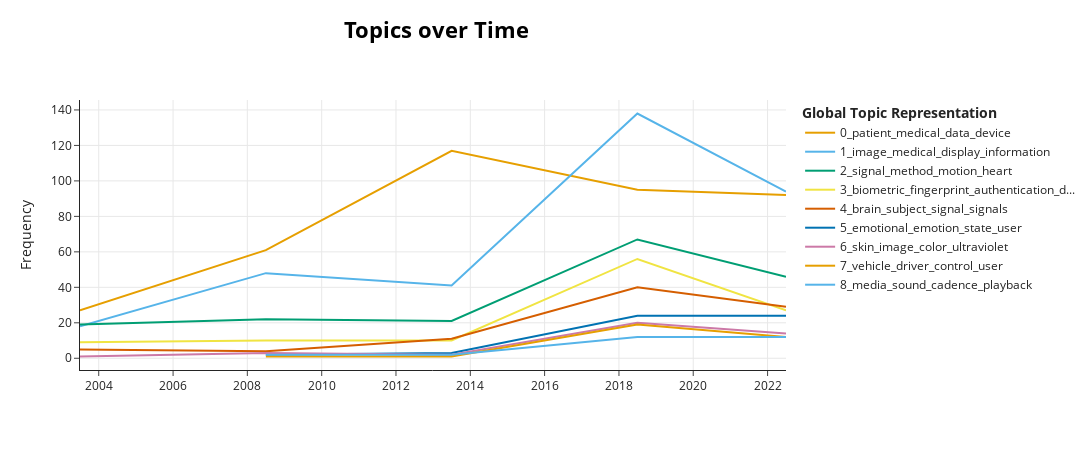

The cell this chart's notebook holds for it:
### Code cell
topic_model.visualize_topics_over_time(topics_over_time)

### Figure 1 — Plotly figure (JSON) as saved in the notebook; plotly's stock layout.template omitted (floating-point values rounded to 4 significant figures)
{"data": [{"hoverinfo": "text", "hovertext": ["<b>Topic 0</b><br>Words: medical, data, patient, device, information", "<b>Topic 0</b><br>Words: patient, medical, data, device, information", "<b>Topic 0</b><br>Words: patient, medical, data, device, health", "<b>Topic 0</b><br>Words: device, medical, patient, data, medical device", "<b>Topic 0</b><br>Words: patient, device, data, medical, information"], "marker": {"color": "#E69F00"}, "mode": "lines", "name": "0_patient_medical_data_device", "type": "scatter", "x": ["2003-07-01T00:00:00.000000000", "2008-07-01T00:00:00.000000000", "2013-07-01T00:00:00.000000000", "2018-07-01T00:00:00.000000000", "2022-07-01T00:00:00.000000000"], "y": [27, 61, 117, 95, 92]}, {"hoverinfo": "text", "hovertext": ["<b>Topic 1</b><br>Words: image, medical, recording, data, image data", "<b>Topic 1</b><br>Words: image, medical image, medical, data, image data", "<b>Topic 1</b><br>Words: image, information, medical, medical image, data", "<b>Topic 1</b><br>Words: image, display, medical, information, data", "<b>Topic 1</b><br>Words: image, display, medical, information, eye"], "marker": {"color": "#56B4E9"}, "mode": "lines", "name": "1_image_medical_display_information", "type": "scatter", "x": ["2003-07-01T00:00:00.000000000", "2008-07-01T00:00:00.000000000", "2013-07-01T00:00:00.000000000", "2018-07-01T00:00:00.000000000", "2022-07-01T00:00:00.000000000"], "y": [18, 48, 41, 138, 94]}, {"hoverinfo": "text", "hovertext": ["<b>Topic 2</b><br>Words: signal, heart, signals, method, time", "<b>Topic 2</b><br>Words: signal, signals, heart, method, time", "<b>Topic 2</b><br>Words: signal, method, cardiac, based, signals", "<b>Topic 2</b><br>Words: signal, motion, method, ecg, device", "<b>Topic 2</b><br>Words: signal, activity, method, motion, movement"], "marker": {"color": "#009E73"}, "mode": "lines", "name": "2_signal_method_motion_heart", "type": "scatter", "x": ["2003-07-01T00:00:00.000000000", "2008-07-01T00:00:00.000000000", "2013-07-01T00:00:00.000000000", "2018-07-01T00:00:00.000000000", "2022-07-01T00:00:00.000000000"], "y": [19, 22, 21, 67, 46]}, {"hoverinfo": "text", "hovertext": ["<b>Topic 3</b><br>Words: fingerprint, biometric, finger, sensor, device", "<b>Topic 3</b><br>Words: biometric, authentication, sensor, fingerprint, user", "<b>Topic 3</b><br>Words: fingerprint, biometric, authentication, unit, light", "<b>Topic 3</b><br>Words: biometric, authentication, fingerprint, user, device", "<b>Topic 3</b><br>Words: biometric, authentication, device, user, data"], "marker": {"color": "#F0E442"}, "mode": "lines", "name": "3_biometric_fingerprint_authentication_d...", "type": "scatter", "x": ["2003-07-01T00:00:00.000000000", "2008-07-01T00:00:00.000000000", "2013-07-01T00:00:00.000000000", "2018-07-01T00:00:00.000000000", "2022-07-01T00:00:00.000000000"], "y": [9, 10, 10, 56, 27]}, {"hoverinfo": "text", "hovertext": ["<b>Topic 4</b><br>Words: neural, signals, brain, subject, control", "<b>Topic 4</b><br>Words: brain, dipoles, loop brain, brain machine, machine interface", "<b>Topic 4</b><br>Words: brain, intention, control, brain wave, prosthetic device", "<b>Topic 4</b><br>Words: brain, subject, signal, signals, eeg", "<b>Topic 4</b><br>Words: brain, signal, subject, signals, neural"], "marker": {"color": "#D55E00"}, "mode": "lines", "name": "4_brain_subject_signal_signals", "type": "scatter", "x": ["2003-07-01T00:00:00.000000000", "2008-07-01T00:00:00.000000000", "2013-07-01T00:00:00.000000000", "2018-07-01T00:00:00.000000000", "2022-07-01T00:00:00.000000000"], "y": [5, 4, 11, 40, 29]}, {"hoverinfo": "text", "hovertext": ["<b>Topic 5</b><br>Words: emotional, emotion, emotional state, characteristics, feature", "<b>Topic 5</b><br>Words: avatar, sensing meta, meta data, meta, physiological event", "<b>Topic 5</b><br>Words: emotional, emotion, state, user, data", "<b>Topic 5</b><br>Words: emotional, state, user, emotion, emotional state"], "marker": {"color": "#0072B2"}, "mode": "lines", "name": "5_emotional_emotion_state_user", "type": "scatter", "x": ["2008-07-01T00:00:00.000000000", "2013-07-01T00:00:00.000000000", "2018-07-01T00:00:00.000000000", "2022-07-01T00:00:00.000000000"], "y": [2, 3, 24, 24]}, {"hoverinfo": "text", "hovertext": ["<b>Topic 6</b><br>Words: color, hair color, coloring, classifications, hair", "<b>Topic 6</b><br>Words: skin, dimensional facial, image, facial image, facial", "<b>Topic 6</b><br>Words: skin, synthetic skin, synthetic, color, image", "<b>Topic 6</b><br>Words: skin, image, ultraviolet, color, user", "<b>Topic 6</b><br>Words: skin, image, skin condition, skincare, user"], "marker": {"color": "#CC79A7"}, "mode": "lines", "name": "6_skin_image_color_ultraviolet", "type": "scatter", "x": ["2003-07-01T00:00:00.000000000", "2008-07-01T00:00:00.000000000", "2013-07-01T00:00:00.000000000", "2018-07-01T00:00:00.000000000", "2022-07-01T00:00:00.000000000"], "y": [1, 3, 2, 20, 14]}, {"hoverinfo": "text", "hovertext": ["<b>Topic 7</b><br>Words: steering device, steering, identification information, driver, identification", "<b>Topic 7</b><br>Words: impairment, vehicle, vehicle operator, operator, plurality scores", "<b>Topic 7</b><br>Words: vehicle, driver, control, user, driving", "<b>Topic 7</b><br>Words: vehicle, driver, control, remote, remote control"], "marker": {"color": "#E69F00"}, "mode": "lines", "name": "7_vehicle_driver_control_user", "type": "scatter", "x": ["2008-07-01T00:00:00.000000000", "2013-07-01T00:00:00.000000000", "2018-07-01T00:00:00.000000000", "2022-07-01T00:00:00.000000000"], "y": [1, 1, 19, 12]}, {"hoverinfo": "text", "hovertext": ["<b>Topic 8</b><br>Words: sound, sounds, sound card, selector, card", "<b>Topic 8</b><br>Words: sound, performance, music, portable performance, setting", "<b>Topic 8</b><br>Words: media, playback, cadence, media content, sound", "<b>Topic 8</b><br>Words: sound, media, audio, cadence, media content"], "marker": {"color": "#56B4E9"}, "mode": "lines", "name": "8_media_sound_cadence_playback", "type": "scatter", "x": ["2008-07-01T00:00:00.000000000", "2013-07-01T00:00:00.000000000", "2018-07-01T00:00:00.000000000", "2022-07-01T00:00:00.000000000"], "y": [2, 2, 12, 12]}], "layout": {"height": 450, "hoverlabel": {"bgcolor": "white", "font": {"family": "Rockwell", "size": 16}}, "legend": {"title": {"text": "<b>Global Topic Representation"}}, "title": {"font": {"color": "Black", "size": 22}, "text": "<b>Topics over Time</b>", "x": 0.4, "xanchor": "center", "y": 0.95, "yanchor": "top"}, "width": 1250, "xaxis": {"showgrid": true}, "yaxis": {"showgrid": true, "title": {"text": "Frequency"}}}}
